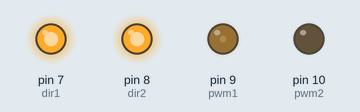
The sketch below on a simulated Arduino Uno, built with avr-gcc and run on an emulated ATmega328P. On the bench: output pins drawn as LEDs (lit = HIGH). Pins used as bus, display or sensor lines are not drawn; what the sketch prints to the serial monitor is not drawn.

Above: at 0.3 s.
Timing chart, 0 to 1.8 s (numbered marks = the images above):
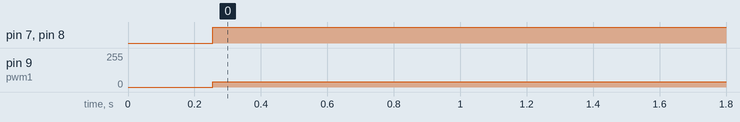

Measured:
- by itself, pin 7 (dir1), pin 8 (dir2): LOW → HIGH at 0.26 s
- by itself, pin 9 (pwm1): 0/255 → 40/255 at 0.26 s

The sketch:

lineFollowing.ino
```cpp
#include <QTRSensors.h>

#define dir1 7
#define dir2 8
#define pwm1 9
#define pwm2 10
#define en1 2
#define en2 4

QTRSensors qtr;
int Bias[] = {130,68,68,68,68,68,68,68,68,68};

const uint8_t SensorCount = 11;
uint16_t sensorValues[SensorCount];

  float SumAS = 0;
  float SumA = 0;
  float lineloc;

void setup() {
  // put your setup code here, to run once:
//configure the sensors
  qtr.setTypeRC();
  qtr.setSensorPins((const uint8_t[]){38,39,40,41,42,43,44,45,46,47,48}, SensorCount);
  qtr.setEmitterPin(2);

  Serial.begin(9600);

  pinMode(dir1,OUTPUT);
  pinMode(dir2,OUTPUT);
  pinMode(pwm1,OUTPUT);
  pinMode(pwm2,OUTPUT);
  pinMode(en1,OUTPUT);
  pinMode(en1,OUTPUT);
}

void loop() {
  // put your main code here, to run repeatedly:

//read raw sensor values
  qtr.read(sensorValues);

  //print the sensor values as numbers from 0 to 2500, where 0 means maximum
  //relectance and 2500 means minimum reflectance

  for(uint8_t i = 0; i<SensorCount; i++)
  {
    //Serial.print(sensorValues[i]);
    //Serial.print('\t');
  }
  Serial.println();
  delay(250);


  //print the sensor values as numbers from 0 to 2500, where 0 means maximum
  //relectance and 2500 means minimum reflectance

  for(uint8_t i = 0; i<SensorCount-1; i++)
  {
    Serial.print(sensorValues[i]-Bias[i]);
    Serial.print('\t');
  }


  for(int i = 0; i<SensorCount-1; i++)
  {
    SumAS = SumAS+(sensorValues[i]-Bias[i])*(i+1);
    SumA = SumA+sensorValues[i]-Bias[i];
  }
  lineloc = SumAS/SumA;
  lineloc = lineloc-6;
  if(lineloc <= -1){
    Serial.println("Turn Left");
    digitalWrite(en1,1);
    digitalWrite(dir1,1);
    digitalWrite(en2,1);
    digitalWrite(dir2,1);
    analogWrite(pwm2,30);
    analogWrite(pwm1,10);
    delay(10);
  }
  if(lineloc >= 1){
    Serial.println("Turn Right");
    digitalWrite(en1,1);
    digitalWrite(dir1,1);
    digitalWrite(en2,1);
    digitalWrite(dir2,1);
    analogWrite(pwm2,0);
    analogWrite(pwm1,40);
    delay(10);
  }
  if(lineloc >= -1 && lineloc <=1){
    Serial.println("Drive Straight");
    digitalWrite(en1,1);
    digitalWrite(dir1,1);
    digitalWrite(en2,1);
    digitalWrite(dir2,1);
    analogWrite(pwm2,20);
    analogWrite(pwm1,20);
    delay(10);
  }
  Serial.println(lineloc);

  Serial.println();
  delay(250);
SumAS = 0;
SumA = 0;
}
```
